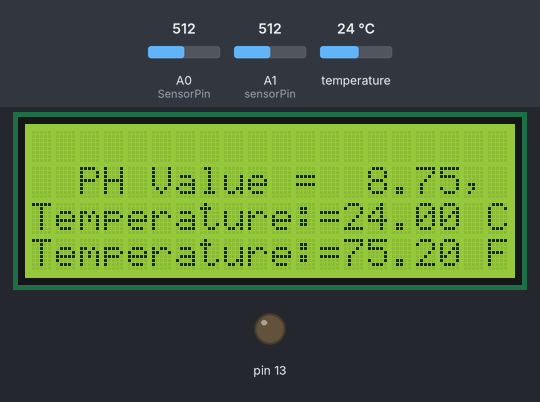
Bench run of a sketch on a simulated Arduino Uno, built with avr-gcc and run on an emulated ATmega328P. Shown: 20×4 character LCD, output pins drawn as LEDs (lit = HIGH). Inputs (shaded band) come from the test bench; at power-on: temperature 24 °C, A1 (sensorPin) = 512, A0 (SensorPin) = 512. What the sketch prints to the serial monitor is not drawn.

Above: at 8.7 s.
8.8 s: temperature set to 12 °C
At 11.1 s:
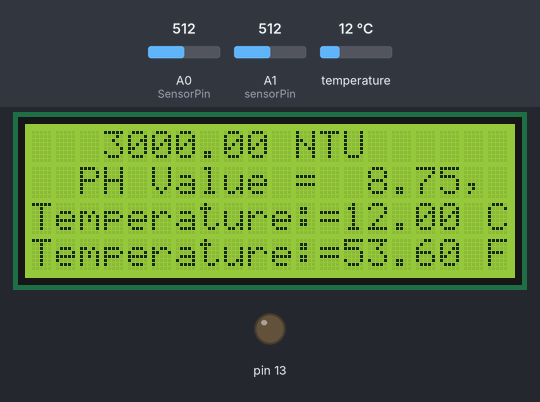
11.7 s: A1 (sensorPin) set to 787
At 13.8 s:
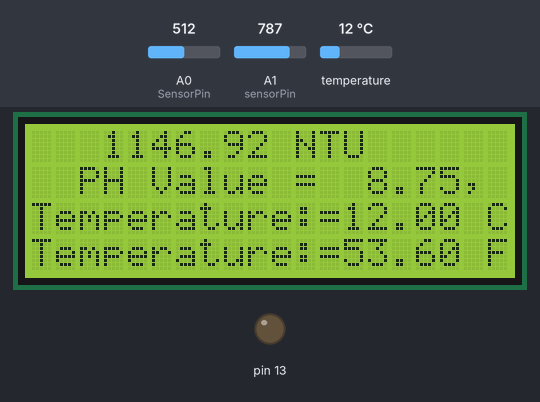
14.9 s: A1 (sensorPin) set to 812
At 16.7 s:
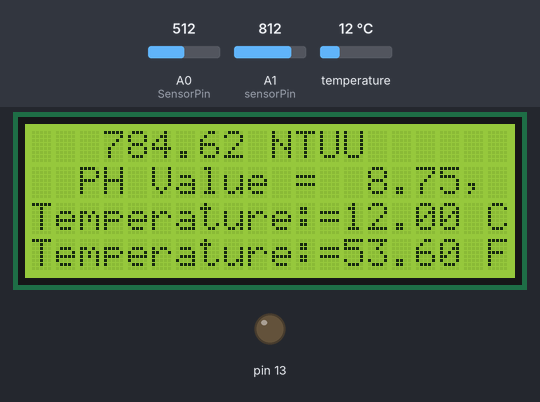
17.0 s: A0 (SensorPin) set to 716
At 19.3 s:
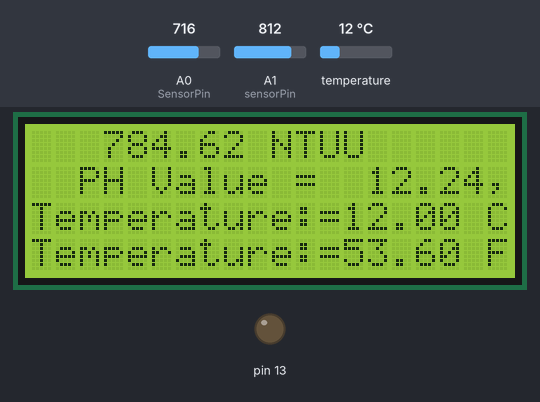
20.1 s: temperature set to 19 °C
At 21.1 s:
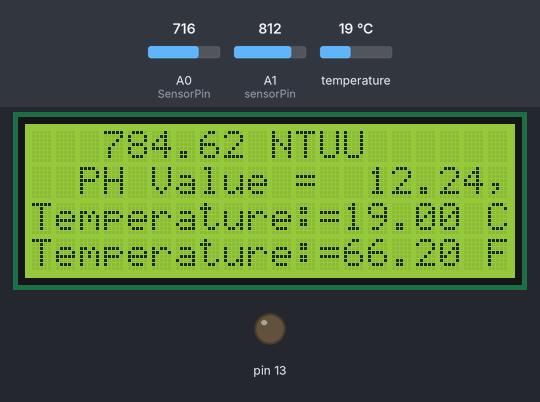
22.2 s: A0 (SensorPin) set to 810
At 25.9 s:
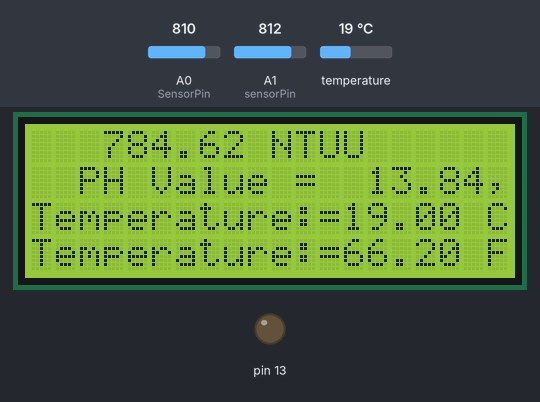
Timing chart, 0 to 26.5 s (numbered marks = the images above; inputs shaded):
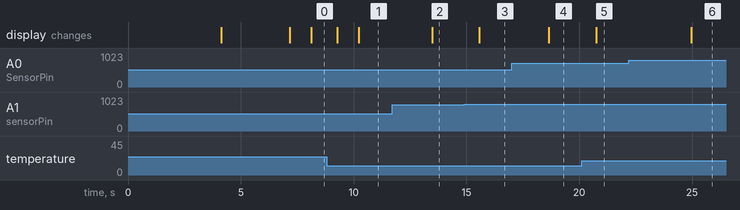

The sketch:

Arduino_Code_Water_Quality_Monitoring_System.ino
```cpp
//Prateeek
//www.prateeks.in

#include <stdlib.h>
#include <SoftwareSerial.h>
#include<LiquidCrystal_I2C.h>
#include<Wire.h>
#include <OneWire.h>
#include <DallasTemperature.h>
#define ONE_WIRE_BUS 4
OneWire oneWire(ONE_WIRE_BUS);
DallasTemperature sensors(&oneWire);
SoftwareSerial nodemcu(2, 3);
LiquidCrystal_I2C lcd(0x3F, 20, 4);
#define SensorPin 0          //pH meter Analog output to Arduino Analog Input 0
unsigned long int avgValue;  //Store the average value of the sensor feedback
float b;
int buf[10], temp;

int sensorPin = A1;
float volt;
float ntu;

int f;
float val;
char buff2[10];
String valueString = "";
String Value = "";

void setup()
{
  lcd.init();
  lcd.backlight();
  lcd.setCursor(0, 0);
  lcd.print("     Welcome TO");
  lcd.setCursor(0, 1);
  lcd.print("    Water Quality");
  lcd.setCursor(0, 2);
  lcd.print("  Monitoring System");
  delay(4000);
  lcd.clear();
  lcd.setCursor(2, 1);
  lcd.print("xxxxxxxxxxxx");
  lcd.setCursor(5, 2);
  lcd.print("xxxxxxxxxxxx");
  delay(3000);
  lcd.clear();
  pinMode(13, OUTPUT);
  sensors.begin();
  Serial.begin(9600);
  nodemcu.begin(9600);
}
void loop()
{
  for (int i = 0; i < 10; i++) //Get 10 sample value from the sensor for smooth the value
  {
    buf[i] = analogRead(SensorPin);
    delay(10);
  }
  for (int i = 0; i < 9; i++) //sort the analog from small to large
  {
    for (int j = i + 1; j < 10; j++)
    {
      if (buf[i] > buf[j])
      {
        temp = buf[i];
        buf[i] = buf[j];
        buf[j] = temp;
      }
    }
  }
  avgValue = 0;
  for (int i = 2; i < 8; i++)               //take the average value of 6 center sample
    avgValue += buf[i];
  float phValue = (float)avgValue * 5.0 / 1024 / 6; //convert the analog into millivolt
  phValue = 3.5 * phValue;                  //convert the millivolt into pH value

  Value =  dtostrf(phValue, 4, 2, buff2);  //4 is mininum width, 6 is precision
  valueString = valueString + Value + ",";
  Serial.println(valueString);

  sensors.requestTemperatures();
  Serial.print("Temperature: ");
  Serial.print(sensors.getTempCByIndex(0));
  Serial.print((char)176);//shows degrees character
  Serial.print("C  |  ");
  Serial.print((sensors.getTempCByIndex(0) * 9.0) / 5.0 + 32.0);
  Serial.print((char)176);//shows degrees character
  Serial.println("F");
  lcd.setCursor(0, 2);
  lcd.print("Temperature:=");
  lcd.setCursor(13, 2);
  lcd.print(sensors.getTempCByIndex(0));
  lcd.setCursor(19, 2);
  lcd.print("C");
  lcd.setCursor(0, 3);
  lcd.print("Temperature:=");
  lcd.setCursor(13, 3);
  lcd.print((sensors.getTempCByIndex(0) * 9.0) / 5.0 + 32.0);
  lcd.setCursor(19, 3);
  lcd.print("F");
  lcd.setCursor(2, 1);
  lcd.print("PH Value =");
  lcd.setCursor(14, 1);
  lcd.print(valueString);
  nodemcu.println(valueString);
  valueString = "";
  delay(1000);

  volt = 0;
  for (int i = 0; i < 800; i++)
  {
    volt += ((float)analogRead(sensorPin) / 1023) * 5;
  }
  volt = volt / 800;
  volt = round_to_dp(volt, 2);
  if (volt < 2.5) {
    ntu = 3000;
  } else {
    ntu = -1120.4 * square(volt) + 5742.3 * volt - 4353.8;
  }

  lcd.setCursor(3, 0);
  lcd.print(ntu);
  lcd.print(" NTU");

}

float round_to_dp( float in_value, int decimal_place )
{
  float multiplier = powf( 10.0f, decimal_place );
  in_value = roundf( in_value * multiplier ) / multiplier;
  return in_value;
}
```

Measured:
- the behaviour switches between 796 and 797 on A1 (sensorPin) (found by bisection; images 2 and 3)
- after the input at 8.8 s, the display: first differs from a run without the input after 1.4 s (image 1)
- after the input at 11.7 s, the display: changes after 1.8 s (image 2)
- after the input at 14.9 s, the display: changes after 0.68 s (image 3)
- after the input at 17.0 s, the display: changes after 1.6 s (image 4)
- after the input at 20.1 s, the display: changes after 0.65 s (image 5)
- after the input at 22.2 s, the display: changes after 2.8 s (image 6)
